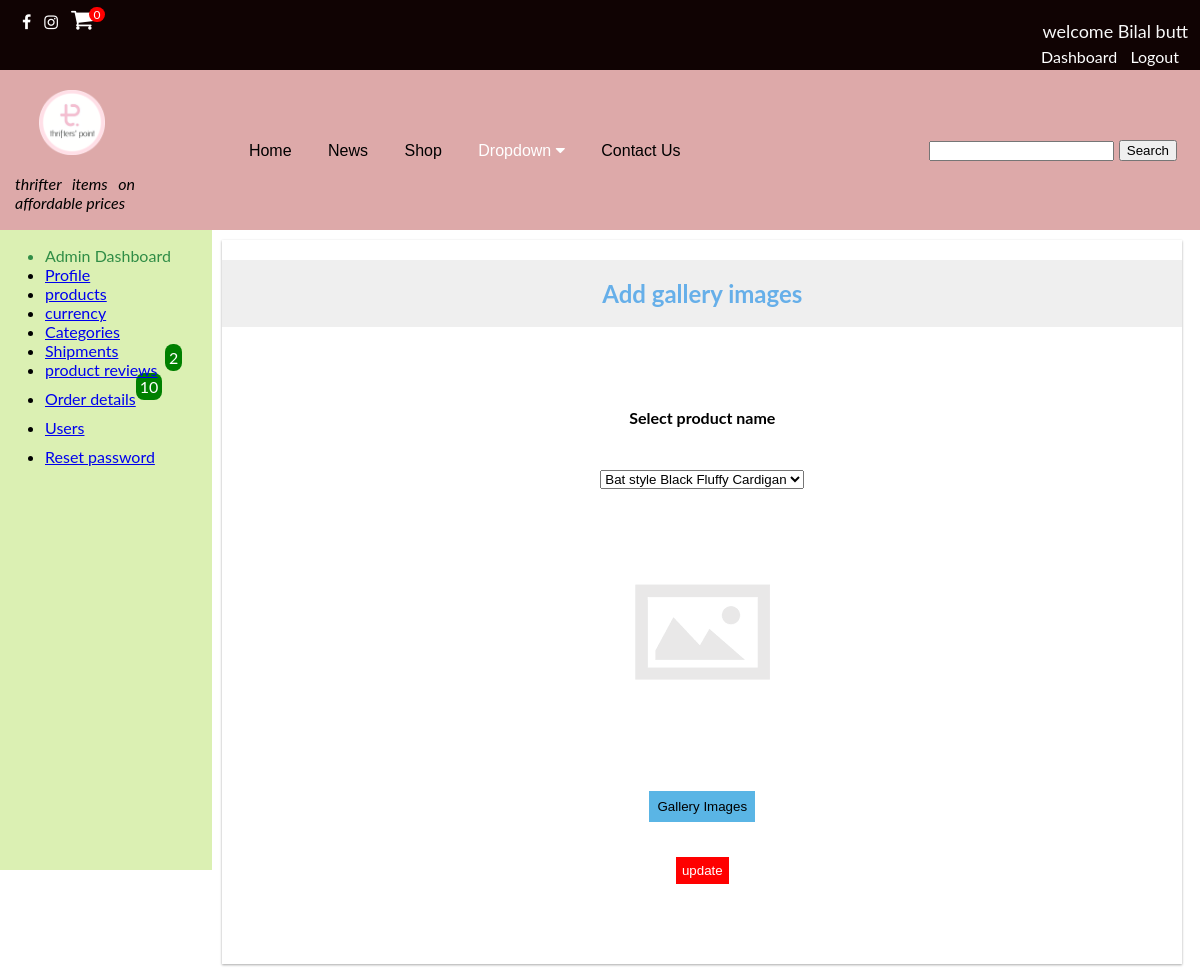
Screenshot of /admin/forms/addgalleryimages.php (signed in) with the database file from the repository.
### tables this page shows
CREATE TABLE `site_info` (
  `id` int(11) NOT NULL,
  `sitelogo` varchar(255) NOT NULL DEFAULT 'sitelogo.png',
  `tagline` varchar(255) NOT NULL DEFAULT 'saifi logos'
);

### admin/forms/addgalleryimages.php (the view, shortened to what this page needs)
<?php
require_once(dirname(dirname(dirname(__FILE__))) . '/Database/database.php');
?>
<!DOCTYPE html>
<html lang="en">
<head>
    <link rel="stylesheet" href="https://cdnjs.cloudflare.com/ajax/libs/font-awesome/4.7.0/css/font-awesome.min.css">
    <link rel="stylesheet" href="../../css/style.css">
    <link rel="stylesheet" href="../admin.css">
    <link rel="stylesheet" href="https://unpkg.com/purecss@2.0.6/build/pure-min.css">
</head>
<body>
    <div class="topbar">
        <?php require_once(dirname(dirname(dirname(__FILE__))) . '/inc/topbar.php'); ?>
    </div>
    <div class="header">
        <header>
            <?php require_once(dirname(dirname(dirname(__FILE__))) . '/inc/header.php'); ?>
        </header>
    </div>
    <div class="rows">
        <div class="adminsidenav">
            <?php require '../admindashboard.php'; ?>
        </div>
        <div class="adminmain">
        <h2 style=width:100%>Add gallery images</h2>
            <form action="addgalleryimages.php" method="post" enctype="multipart/form-data">
            <div class="form-group">
                    <label class="productaddlab" for="productcat"><h4>Select product name</h4></label><br>
                    <select id="productcat" name="productname">
                        <?php
                        $q = "SELECT * FROM add_product";
                        $result = mysqli_query($conn, $q);
                        while ($results = mysqli_fetch_array($result)) {
                            $productname = $results['productname'];
                            echo "<option value='$productname'>$productname</option>";
                        }
                        ?>
                    </select>
                </div>
                <div id="preview">
                    <img id="blahh" src="../../images/avatar.png"></br>
                    <input type="button" id="loadFileimage" class="addbutton" value="Gallery Images"
                        onclick="document.getElementById('image').click();" />
                        <div class="galleryimage">
                    <input style=color:white;background:red;padding:6px;border:none;margin-top:35px;margin-bottom:80px;cursor:pointer
                     type="submit" name="galleryimage" value="update">
                    </div>
                    </form>
    </div>
</body>
</html>

### inc/header.php (shortened to what this page needs)
<?php
require_once(dirname(dirname(__FILE__)) . '/Database/database.php');
?>
<div class="headercontaianer">
<div class="collapsemenu" >
<div class="sitelogo">
<?php $actual_link = 'http://'.$_SERVER['HTTP_HOST'].$_SERVER['PHP_SELF'];?>
<?php
$q = "SELECT * from site_info";
$result = mysqli_query($conn, $q) or die(mysqli_error($conn));
$results=mysqli_fetch_array($result);
if($actual_link != "http://localhost/webapp/admin/forms/addproduct.php"
  && $actual_link != "http://localhost/webapp/admin/forms/allproducts.php"
  && $actual_link != "http://localhost/webapp/admin/forms/editproduct.php"
  && $actual_link != "http://localhost/webapp/admin/forms/productimggallery.php"
  && $actual_link != "http://localhost/webapp/admin/forms/addgalleryimages.php"
  && $actual_link != "http://localhost/webapp/admin/forms/addnewcat.php"
  && $actual_link != "http://localhost/webapp/admin/forms/editcategory.php"
  && $actual_link != "http://localhost/webapp/admin/forms/reviews.php"
  && $actual_link != "http://localhost/webapp/admin/forms/customerorddet.php"
  && $actual_link != "http://localhost/webapp/admin/forms/customerbilldet.php"
  && $actual_link != "http://localhost/webapp/admin/forms/users.php"
  && $actual_link != "http://localhost/webapp/admin/forms/edituser.php"
  && $actual_link != "http://localhost/webapp/admin/forms/currency.php"
  && $actual_link != "http://localhost/webapp/admin/forms/siteinfo.php"
  && $actual_link != "http://localhost/webapp/admin/forms/allproductedit.php"
  && $actual_link != "http://localhost/webapp/admin/forms/shipment.php"
  && $actual_link != "http://localhost/webapp/admin/forms/adminprofile.php"
  && $actual_link != "http://localhost/webapp/admin/forms/retypepassword.php"){
echo '<a href="http://localhost/webapp/pages/home.php" ><img  class="logoimage" src="../images/'.$results['sitelogo'].'"></a>';
  echo '<p style=display:block;margin-left:15px;font-style:italic;width:120px;> '.$results['tagline'].' </p>';
}else{
  echo '<a href="http://localhost/webapp/pages/home.php" ><img  class="logoimage" src="../../images/'.$results['sitelogo'].'"></a>';
  echo '<p style=margin-left:15px;font-style:italic;width:120px> '.$results['tagline'].' </p>';
}
?>
</div>
<div class="navbar">
<a href="http://localhost/webapp/pages/home.php">Home</a>
<a href="http://localhost/webapp/pages/news.php">News</a>
<a href="http://localhost/webapp/pages/shop.php">Shop</a>
  <div class="dropdown">
    <button class="dropbtn">Dropdown
      <i class="fa fa-caret-down"></i>
    </button>
   </div>
   <a href="http://localhost/webapp/pages/contactus.php">Contact Us</a>
<div class="searchbar">
<form action="<?php echo 'http://localhost/webapp/pages/search.php' ?>" method="GET">
    <input style= height:20px type="text" name="search" required >
    <button  type="Submit" name="searchsubmit">Search</button>
</form>
</div>
</div>

### css/style.css (style rules this page uses)
body { width:100%; text-align: justify; display: block; padding: 0; margin: 0; }
h1,h2,h3,h4 { text-align: center; padding-top: 10px; }
.header { height: 160px; background-color: rgba(221, 167, 167, 0.977); }
img.logoimage { width: 80px; margin-left: 25px; padding-top: 20px; padding-left: 14px; }
.searchbar { display: inline; margin-top: 32px; margin-right: 23px; float: right; }
body { font-family: "Lato", sans-serif; transition: background-color .5s; }
* { box-sizing: border-box; }
div.rows { display: inline-flex; width: 100%; }
.navbar { overflow: hidden; display: block; text-align: center; margin-top: -120px; font-family: Arial, Helvetica, sans-serif; }
.navbar a { font-size: 16px; display: inline-flex; color: rgb(0, 0, 0); text-align: center; padding: 14px 16px; margin-top: 15px; text-decoration: none; }
.dropdown { text-align: center; display: inline-flex; margin-top: 20px; }
.dropdown .dropbtn { font-size: 16px; border: none; outline: none; color: white; padding: 14px 16px; background-color: inherit; font: inherit; margin: 0; cursor: pointer; }
.form-group { display: block; padding: 15px; }
.topbar { background-color: #100303; margin-top: -12px; }
h2 { text-align: center; color: #66afe9; background-color: #efefef; padding: 2%; }

### admin/admin.css (style rules this page uses)
.adminsidenav { display: block; background: rgb(219, 240, 179); height:40rem; }
div.rows { display: inline-flex; width: 100%; }
.adminmain { background-color: rgb(255, 255, 255); width:80%; margin-top:10px; margin-left: 10px; margin-bottom: 10px; display: block; text-align: center; box-shadow: rgba(0, 0, 0, 0.12) 0px 1px 3px, rgba(0, 0, 0, 0.24) 0px 1px 2px; }
.form-group { display: block; width: 100%; text-align: center; padding: 30px; }
label.productaddlab { display: block; margin-bottom: 3px; }
.addbutton { padding: 8px; cursor: pointer; background: #5ab5e5; border:none; outline: none; margin-top: 25px; }

### rows the page displays
site_info: sitelogo (picture), tagline "thrifter items on affordable prices"

### other values shown
$countcart "0"
$_SESSION['username'] "Bilal butt"
$countreview "2"
$countorders "10"
form field productname "Bat style Black Fluffy Cardigan"
